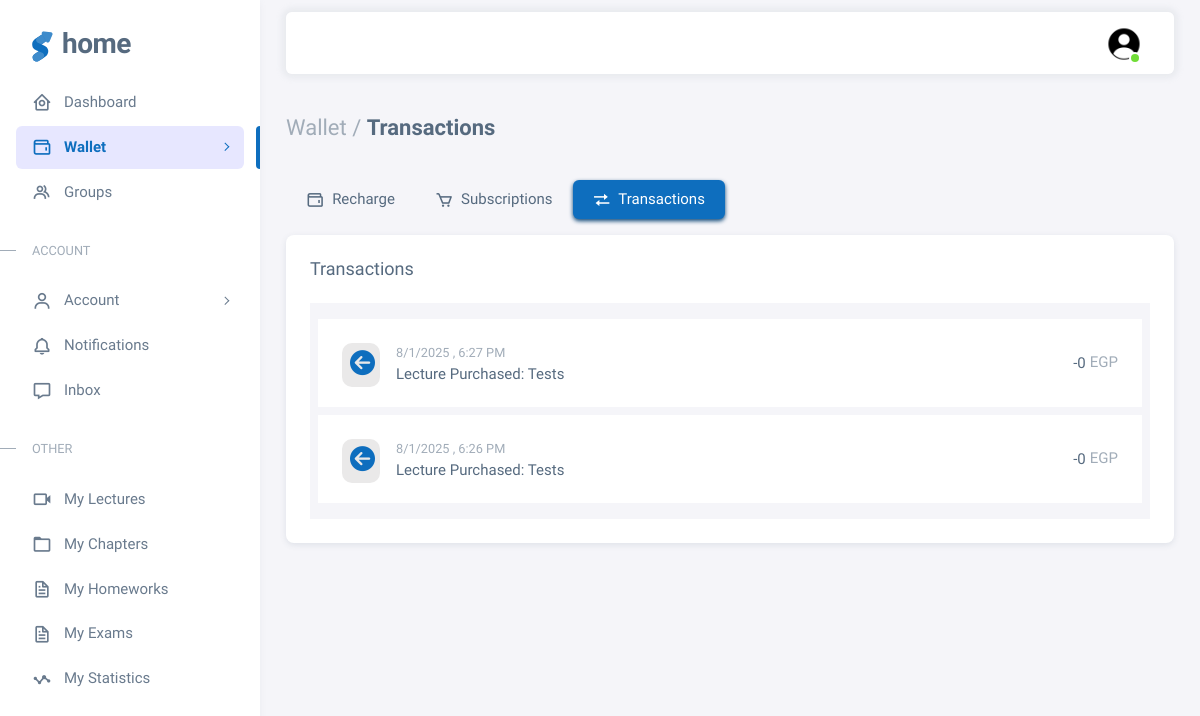
The app's page /en/profile/student4/wallet/transactions (signed in) with its own data.
### main/models.py (models this page shows, shortened)
class Profile(models.Model):
    user = models.ForeignKey(User, on_delete=models.CASCADE , blank=True , null=True)
    id_user = models.IntegerField()
    username = models.CharField(max_length=100, blank=True)
    name = models.CharField(max_length=100, blank=True , null=True)
    image = models.ImageField(upload_to='profile_images', default='blank-profile-picture.jpg' , blank=True , null=True)
    phone = models.CharField(max_length=100, blank=True , null=True)
    school = models.TextField(blank=True)
    location = models.CharField(max_length=100, blank=True)
    class years(models.TextChoices):
        first = 'first',
        second = 'second',
        third = 'third',
        none = 'none',
    year = models.CharField(max_length=25, choices=years.choices, default=years.none,  blank=True , null=True)
    money = models.IntegerField(editable=True , default='0')
    no_of_buys = models.IntegerField(default=0)
    true_answers = models.IntegerField(default=0)
    qr_code = models.ImageField(upload_to='qr-codes' , default='blank-lecture.jpeg' , blank=True , null=True)
    public = models.BooleanField(default=True)
    join_date = models.DateTimeField(default=datetime.now)
    premium = models.BooleanField(default=True)
    instructor = models.BooleanField(default=False)
    admin = models.BooleanField(default=False)
    code = models.CharField(blank=True , max_length=100)
    no_of_sells = models.IntegerField(default=0)

class Transaction(models.Model):
    id = models.UUIDField(primary_key=True, default=uuid.uuid4)
    user = models.ForeignKey(User, on_delete=models.CASCADE , blank=True , null=True)
    user_name = models.CharField(max_length=100 , blank=True)
    item_id = models.CharField(max_length=100 , blank=True)
    item_title = models.CharField(max_length=100 , blank=True)
    money = models.IntegerField(editable=True , default='0' , blank=True)
    wallet = models.IntegerField(editable=True , default='0' , blank=True)
    value = models.IntegerField(editable=True , default='0' , blank=True , null=True)
    class transaction_types(models.TextChoices):
        charge = 'charge',
        purchase = 'purchase'
    transaction_type = models.CharField(max_length=25, choices=transaction_types.choices,  blank=True , null=True)
    class purchase_types(models.TextChoices):
        code = 'code',
        wallet = 'wallet'
        wallet_discount = 'wallet_discount'
    purchase_type = models.CharField(max_length=25, choices=purchase_types.choices,  blank=True)
    class item_types(models.TextChoices):
        lecture = 'lecture',
        chapter = 'chapter'
    item_type = models.CharField(max_length=25, choices=item_types.choices, default=item_types.lecture , blank=True , null=True)
    created_at = models.DateTimeField(default=datetime.now)
    class Meta:
        verbose_name = ("Transaction")
        verbose_name_plural = ("Transactions")

### student/views.py (the view)
# urls.py: path('profile/<str:pk>/wallet/transactions', views.wallet_transactions, name='wallet-transactions'),
@login_required(login_url='login')
def wallet_transactions(request , pk):
    if User.objects.filter(username=request.user.username).first():
        user_object = User.objects.get(username=request.user.username)
        user_profile = Profile.objects.get(user=user_object)
        notifications_count = Notification.objects.filter(user=request.user).count()
    else:
        user_profile = ''
        notifications_count = ''
    profile_object = User.objects.get(username=pk)
    profile = Profile.objects.get(user=profile_object)
    transactions = Transaction.objects.filter(user=profile.user).order_by('-created_at')
    return render(request, 'profile/wallet-transactions.html' , {'user_profile': user_profile ,'profile': profile, 'profile_object': profile_object, 'notifications' : notifications_count  ,'transactions' : transactions})

### templates/profile/wallet-transactions.html (shortened to what this page needs)
{% extends "profile-layout.html" %}
{% load static %}
{% block content %}
  <div class="layout-wrapper layout-content-navbar">
    <div class="layout-container">
      <aside id="layout-menu" class="layout-menu menu-vertical menu bg-menu-theme">
        <div class="app-brand demo">
          <a href="/" class="app-brand-link">
            <span class="app-brand-logo demo">
            </span>
            <span class="app-brand-text demo menu-text fw-bolder ms-2">
              {% if LANGUAGE_CODE == 'ar' %}
              الرئيسية
              {% else %}
              Home
              {% endif %}
            </span>
          </a>
        </div>
        <ul class="menu-inner py-1">
          <li class="menu-item">
            <a href="{% url 'main' profile.user %}" class="menu-link">
              <i class="menu-icon tf-icons bx bx-home-circle"></i>
              <div data-i18n="Analytics">
                {% if LANGUAGE_CODE == 'ar' %}
                لوحة التحكم
                {% else %}
                Dashboard
                {% endif %}
              </div>
            </a>
          </li>
          <li class="menu-item active">
            <a href="javascript:void(0);" class="menu-link menu-toggle">
              <i class="menu-icon tf-icons bx bx-wallet"></i>
              <div data-i18n="Layouts">
                {% if LANGUAGE_CODE == 'ar' %}
                المحفظة
                {% else %}
                Wallet
                {% endif %}
              </div>
            </a>
          </li>
          <li class="menu-item">
            <a href="{% url 'groups' profile.user %}" class="menu-link">
              <i class="menu-icon tf-icons bx bx-group"></i>
              <div data-i18n="Analytics">
                {% if LANGUAGE_CODE == 'ar' %}
                المجموعات
                {% else %}
                Groups
                {% endif %}
              </div>
            </a>
          </li>
          <li class="menu-header small text-uppercase">
            <span class="menu-header-text">
              {% if LANGUAGE_CODE == 'ar' %}
              الحساب
              {% else %}
              Account
              {% endif %}
            </span>
          </li>
          <li class="menu-item">
            <a href="javascript:void(0);" class="menu-link menu-toggle">
              <i class="menu-icon tf-icons bx bx-user"></i>
              <div data-i18n="Account Settings">
                {% if LANGUAGE_CODE == 'ar' %}
                الحساب
                {% else %}
                Account
                {% endif %}
              </div>
            </a>
          </li>
          <li class="menu-item">
            <a href="{% url 'notifications' profile.user %}" class="menu-link">
              <i class="menu-icon tf-icons bx bx-bell"></i>
              <div data-i18n="Analytics">
                {% if LANGUAGE_CODE == 'ar' %}
                الإشعارات
                {% else %}
                Notifications
                {% endif %}
              </div>
            </a>
          </li>
          <li class="menu-item">
            <a href="{% url 'inbox' profile.user %}" class="menu-link">
              <i class="menu-icon tf-icons bx bx-message"></i>
              <div data-i18n="Analytics">
                {% if LANGUAGE_CODE == 'ar' %}
                الرسائل
                {% else %}
                Inbox
                {% endif %}
              </div>
            </a>
          </li>
          <li class="menu-header small text-uppercase">
            <span class="menu-header-text">
              {% if LANGUAGE_CODE == 'ar' %}
              أخرى
              {% else %}
              Other
              {% endif %}
            </span>
          </li>
          <li class="menu-item">
            <a href="{% url 'lectures' profile.user %}" class="menu-link">
              <i class="menu-icon tf-icons bx bx-video"></i>
              <div data-i18n="Basic">
                {% if LANGUAGE_CODE == 'ar' %}
                محاضراتي
                {% else %}
                My Lectures
                {% endif %}
              </div>
            </a>
          </li>
          <li class="menu-item">
            <a href="{% url 'chapters' profile.user %}" class="menu-link">
              <i class="menu-icon tf-icons bx bx-folder"></i>
              <div data-i18n="Basic">
                {% if LANGUAGE_CODE == 'ar' %}
                شباتري
                {% else %}
                My Chapters
                {% endif %}
              </div>
            </a>
          </li>
          <li class="menu-item">
            <a href="{% url 'homeworks' profile.user %}" class="menu-link">
              <i class="menu-icon tf-icons bx bx-file"></i>
              <div data-i18n="Basic">
                {% if LANGUAGE_CODE == 'ar' %}
                واجباتي
                {% else %}
                My Homeworks
                {% endif %}
              </div>
            </a>
          </li>
          <li class="menu-item">
            <a href="{% url 'exams' profile.user %}" class="menu-link">
              <i class="menu-icon tf-icons bx bx-file"></i>
              <div data-i18n="Basic">
                {% if LANGUAGE_CODE == 'ar' %}
                امتحاناتي
                {% else %}
                My Exams
                {% endif %}
              </div>
            </a>
          </li>
          <li class="menu-item">
            <a href="{% url 'statistics' profile.user %}" class="menu-link">
              <i class="menu-icon tf-icons bx bx-stats"></i>
              <div data-i18n="Basic">
                {% if LANGUAGE_CODE == 'ar' %}
                إحصاءاتي
                {% else %}
                My Statistics
                {% endif %}
              </div>
            </a>
          </li>
        </ul>
      </aside>
      <div class="layout-page">
        <nav
        class="layout-navbar container-xxl navbar navbar-expand-xl navbar-detached align-items-center bg-navbar-theme"
        id="layout-navbar">
        <div class="navbar-nav-right d-flex align-items-center" id="navbar-collapse">
          <ul class="navbar-nav flex-row align-items-center ms-auto">
            <li class="nav-item navbar-dropdown dropdown-user dropdown">
              <a class="nav-link dropdown-toggle hide-arrow" href="javascript:void(0);" data-bs-toggle="dropdown">
                <div class="avatar avatar-online">
                  {% if profile.image %}
                  <img src="{{profile.image.url}}" alt class="w-px-40 h-auto rounded-circle" />
                  {% else %}
                  <img src="{% static 'blank-profile-picture.jpg' %}" alt class="w-px-40 h-auto rounded-circle" />
                  {% endif %}
                </div>
              </a>
            </li>
          </ul>
        </div>
      </nav>
        <div class="content-wrapper">
          <div class="container-xxl flex-grow-1 container-p-y">
            <h4 class="fw-bold py-3 mb-4">
              <span class="text-muted fw-light">
                {% if LANGUAGE_CODE == 'ar' %}
                المحفظة /
                {% else %}
                Wallet /
                {% endif %}
              </span>
              {% if LANGUAGE_CODE == 'ar' %}
              المعاملات
              {% else %}
              Transactions
              {% endif %}
            </h4>
            <div class="row">
              <div class="col-md-12">
                <ul class="nav nav-pills flex-column flex-md-row mb-3">
                  <li class="nav-item">
                    <a class="nav-link" href="{% url 'wallet-recharge' profile.user %}">
                      <i class="bx bx-wallet me-1"></i>
                      {% if LANGUAGE_CODE == 'ar' %}
                      شحن
                      {% else %}
                      Recharge
                      {% endif %}
                    </a>
                  </li>
                  <li class="nav-item">
                    <a class="nav-link" href="{% url 'wallet-subscriptions' profile.user %}">
                      <i class="bx bx-cart me-1"></i>
                      {% if LANGUAGE_CODE == 'ar' %}
                      الاشتراكات
                      {% else %}
                      Subscriptions
                      {% endif %}
                    </a>
                  </li>
                  <li class="nav-item">
                    <a class="nav-link active" href="javascript:void(0);">
                      <i class="bx bx-transfer me-1"></i>
                      {% if LANGUAGE_CODE == 'ar' %}
                      المعاملات
                      {% else %}
                      Transactions
                      {% endif %}
                    </a>
                  </li>
                </ul>
                <div class="row">
                  <div class="col-12 order-2 mb-4">
                    <div class="card h-100">
                      <div class="card-header d-flex align-items-center justify-content-between">
                        <h5 class="card-title m-0 me-2">
                          {% if LANGUAGE_CODE == 'ar' %}
                          المعاملات
                          {% else %}
                          Transactions
                          {% endif %}
                        </h5>
                      </div>
                      <div class="card-body">
                        <ul class="p-2 m-0" style="background-color: #f5f5f9;">
                          {% if transactions %}
                          {% for x in transactions %}
                          {% if x.transaction_type == 'purchase' %}
                          <li class="d-flex p-4 mt-2 mb-2" style="background-color: white;">
                            <div class="avatar flex-shrink-0 me-3">
                              <div class="p-2" style="background-color: #eae9e9; border-radius: 10px;">
                                <i class="fa-solid fa-circle-arrow-left text-primary" style="font-size: 25px;"></i>
                              </div>
                            </div>
                            <div class="d-flex w-100 flex-wrap align-items-center justify-content-between gap-2">
                              <div class="me-2">
                                <small class="text-muted d-block mb-1">{{x.created_at|date:"j/n/o , g:i A"}}</small>
                                <h6 class="mb-0">
                                  {% if x.item_type == 'lecture' %}
                                  {% if LANGUAGE_CODE == 'ar' %}
                                  محاضرة تم شراؤها: {{x.item_title}}
                                  {% else %}
                                  Lecture Purchased: {{x.item_title}}
                                  {% endif %}
                                  {% endif %}
                                </h6>
                              </div>
                              <div class="user-progress d-flex align-items-center gap-1">
                                <h6 class="mb-0">-{{x.value}}</h6>
                                <span class="text-muted">EGP</span>
                              </div>
                            </div>
                          </li>
                          {% endif %}
                          {% endfor %}
                          {% endif %}
                        </ul>
                      </div>
                    </div>
                  </div>
                </div>
              </div>
            </div>
          </div>
        </div>
      </div>
    </div>
  </div>
  {% endblock content %}

### plat/static/profile/assets/css/demo.css (style rules this page uses)
.menu .app-brand.demo { height: 64px; margin-top: 12px; }
.app-brand-logo.demo svg { width: 22px; height: 38px; }
.app-brand-text.demo { font-size: 1.75rem; letter-spacing: -0.5px; text-transform: lowercase; }

### plat/static/colors.css (style rules this page uses)
:root { --pr-color10: #7a6ad8 ; --sc-color10: #0effbe; --default-bg: #f1f0fe; }

### plat/static/profile/assets/css/bar-chart.css (style rules this page uses)
:root { --pr-color7: #7a6ad8 ; }

### plat/static/profile/assets/css/navbar.css (style rules this page uses)
:root { --pr-color6: #7a6ad8 ; --default-bg2: #f1f0fe; }

### plat/static/profile/assets/css/core.css (style rules this page uses)
:root { --pr-color1: #7a6ad8 ; --sc-color1: #0effbe; }

### records on screen
Profile: image (placeholder picture)
Transaction: created_at "8/1/2025 , 6:27 PM", item_title "Tests", value "0"
Transaction: created_at "8/1/2025 , 6:26 PM", item_title "Tests", value "0"
